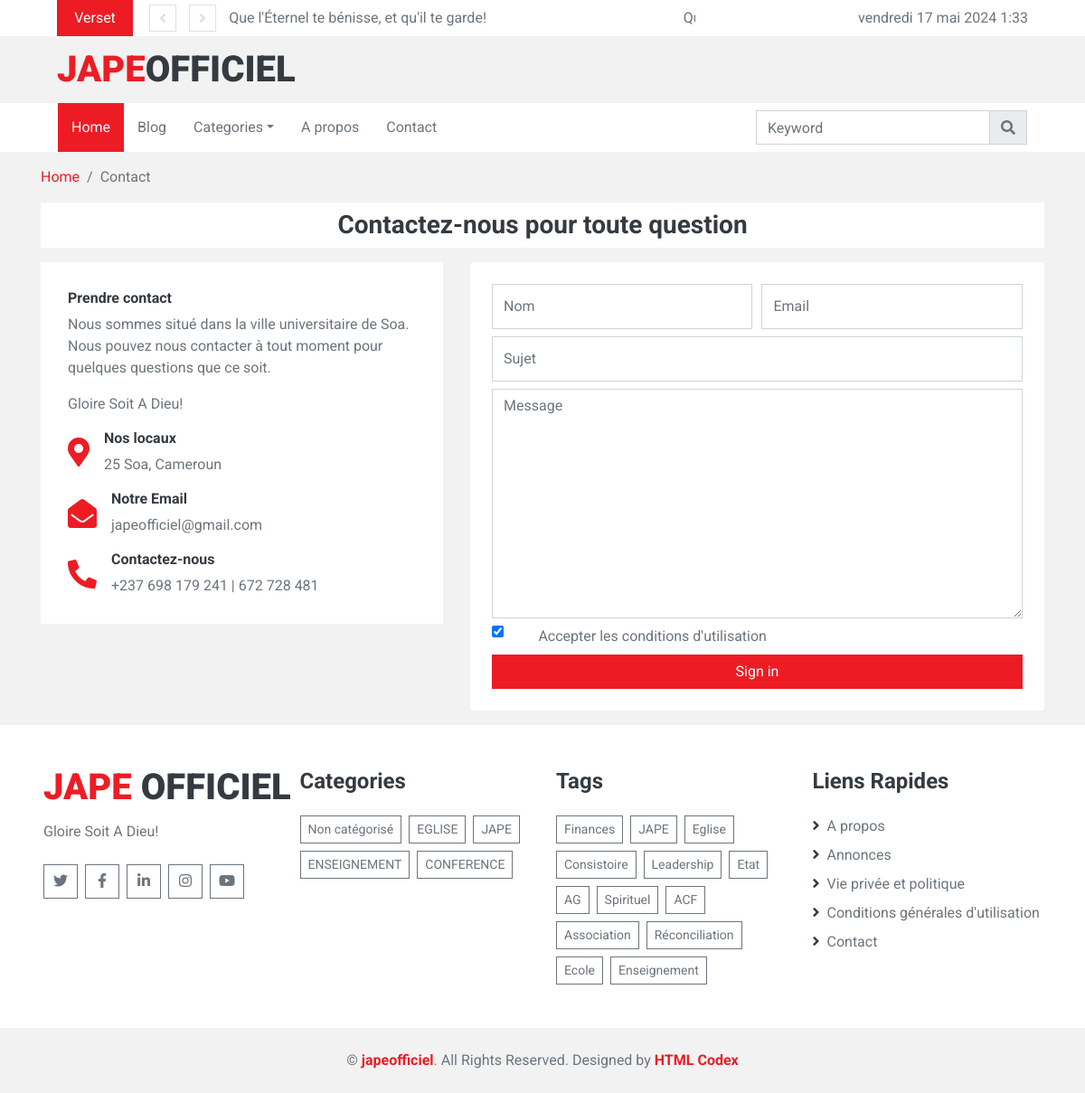
Page /contact/ on the committed database.
### blog/models.py (models this page shows, shortened)
class CategoryPost(models.Model):
    title = models.CharField(max_length=100, unique=True, verbose_name="Categorie")
    cat_slug = models.SlugField(max_length=100, blank=True, editable=True)
    color = ColorField(default='#0D6EFD', unique=True)
    class Meta:
        verbose_name = "Catégorie"

class TagPost(models.Model):
    title = models.CharField(max_length=100, unique=True, verbose_name="Tag")
    tag_slug = models.SlugField(max_length=100, blank=True, editable=True)
    class Meta:
        verbose_name = "Tag"

### blog/views.py (the view, shortened to what this page needs)
# urls.py: path('contact/', contact2_view, name="contact"),
def contact2_view(request):
    tags = TagPost.objects.all()
    categories = CategoryPost.objects.all()
    notification = ""
    site_date_time = datetime.now()
    context = {"tags": tags, "categories": categories, "notification": notification, "site_date_time": site_date_time}
    return render(request, "blog/contact.html", context)

### blog/templates/blog/contact.html (shortened to what this page needs)
{% extends 'base_site.html' %}
{% load static %}
{% block content %}
<div class="container-fluid">
    <div class="container">
        <nav class="breadcrumb bg-transparent m-0 p-0">
            <a class="breadcrumb-item" href="{% url 'index' %}">Home</a>
            <span class="breadcrumb-item active">Contact</span>
        </nav>
    </div>
</div>
<div class="container-fluid py-3">
    <div class="container">
        <div class="bg-light py-2 px-4 mb-3">
            <h3 class="m-0" style="text-align: center">Contactez-nous pour toute question</h3>
        </div>
        <div class="row">
            <div class="col-md-5">
                <div class="bg-light mb-3" style="padding: 30px;">
                    <h6 class="font-weight-bold">Prendre contact</h6>
                    <p>Nous sommes situé dans la ville universitaire de Soa. Nous pouvez nous contacter à tout moment
                        pour quelques questions que ce soit.</p>
                    <p>Gloire Soit A Dieu!</p>
                    <div class="d-flex align-items-center mb-3">
                        <i class="fa fa-2x fa-map-marker-alt text-primary mr-3"></i>
                        <div class="d-flex flex-column">
                            <h6 class="font-weight-bold">Nos locaux</h6>
                            <p class="m-0">25 Soa, Cameroun</p>
                        </div>
                    </div>
                    <div class="d-flex align-items-center mb-3">
                        <i class="fa fa-2x fa-envelope-open text-primary mr-3"></i>
                        <div class="d-flex flex-column">
                            <h6 class="font-weight-bold">Notre Email</h6>
                            <p class="m-0">japeofficiel@gmail.com</p>
                        </div>
                    </div>
                    <div class="d-flex align-items-center">
                        <i class="fas fa-2x fa-phone-alt text-primary mr-3"></i>
                        <div class="d-flex flex-column">
                            <h6 class="font-weight-bold">Contactez-nous</h6>
                            <p class="m-0">+237 698 179 241 | 672 728 481</p>
                        </div>
                    </div>
                </div>
            </div>
            <div class="col-md-7">
                <form method="POST" action="{% url 'contact' %}" class="bg-white rounded shadow-5-strong p-4">
                    <div class="form-row mb-2">
                        <div class="col-md-6 me-1">
                            <div class="control-group">
                                <input name="name" type="text" class="form-control py-4" placeholder="Nom"
                                       required="required">
                            </div>
                        </div>
                        <div class="col-md-6">
                            <div class="control-group">
                                <input name="email" type="email" id="email" class="form-control py-4"
                                       placeholder="Email"/>
                            </div>
                        </div>
                    </div>
                    <div class="control-group mb-2">
                        <input type="text" name="subject" id="subjec" placeholder="Sujet" required="required"
                               class="form-control py-4">
                    </div>
                    <div class="control-group mb-2">
                        <textarea name="message" class="form-control" rows="10" id="messag" placeholder="Message"
                                  required="required"></textarea>
                    </div>
                    <div class="control-group">
                        <div class="row">
                            <div class="col-1">
                                <input name="cgu_accept" class="" type="checkbox" value="" id="cgu_accept" checked/>
                            </div>
                            <div class="col-11">
                                <label class="" for="cgu_accept">Accepter les conditions d'utilisation</label>
                            </div>
                        </div>
                    </div>
                    <button type="submit" class="btn btn-primary btn-block" data-mdb-ripple-init>Sign in</button>
                </form>
            </div>
        </div>
    </div>
</div>
{% endblock %}

### templates/base_site.html (shortened to what this page needs)
{% load static %}
<!DOCTYPE html>
<html lang="en">
<head>
    <link href="https://cdnjs.cloudflare.com/ajax/libs/font-awesome/5.15.0/css/all.min.css" rel="stylesheet">
    <link href="{% static 'lib/owlcarousel/assets/owl.carousel.min.css' %}" rel="stylesheet">
    <link href="{% static 'css/style.css' %}" rel="stylesheet">
</head>
<body>
    <div class="container-fluid">
        <div class="row align-items-center bg-light px-lg-5">
            <div class="col-md-8 d-none d-md-block">
                <div class="d-flex justify-content-between">
                    <div class="bg-primary text-white text-center py-2" style="width: 100px;">Verset</div>
                    <div class="owl-carousel owl-carousel-1 tranding-carousel position-relative d-inline-flex align-items-center ml-3" style="width: calc(100% - 100px); padding-left: 90px;">
                        <div class="text-truncate"><a class="text-secondary" href=""> Que l'Éternel te bénisse, et qu'il te garde!</a></div>
                        <div class="text-truncate"><a class="text-secondary" href=""> Que tout ce que vous faites se fasse avec charité!</a></div>
                    </div>
                </div>
            </div>
            <div class="col-12 col-md-4 text-right">
                {{ site_date_time|date:"l j F Y f" }}
            </div>
        </div>
        <div class="row align-items-center py-2 px-lg-5">
            <div class="col-lg-4">
                <a href="" class="navbar-brand d-none d-lg-block">
                    <h1 class="m-0 display-5 text-uppercase"><span class="text-primary">JAPE</span>OFFICIEL</h1>
                </a>
            </div>
            <div class="col-lg-8 text-center text-lg-right">
            </div>
        </div>
    </div>
    <div class="container-fluid p-0 mb-3">
        <nav class="navbar navbar-expand-lg bg-light navbar-light py-2 py-lg-0 px-lg-5">
            <div class="collapse navbar-collapse justify-content-between px-0 px-lg-3" id="navbarCollapse">
                <div class="navbar-nav mr-auto py-0">
                    <a href="{% url 'index' %}" class="nav-item nav-link active">Home</a>
                    <a href="{% url 'blog' %}" class="nav-item nav-link">Blog</a>
                    <div class="nav-item dropdown">
                        <a href="#" class="nav-link dropdown-toggle" data-toggle="dropdown">Categories</a>
                    </div>
                    <a href="#" class="nav-item nav-link">A propos</a>
                    <a href="{% url 'contact' %}" class="nav-item nav-link">Contact</a>
                </div>
                <div class="input-group ml-auto" style="width: 100%; max-width: 300px;">
                    <input type="text" class="form-control" placeholder="Keyword">
                    <div class="input-group-append">
                        <button class="input-group-text text-secondary"><i
                                class="fa fa-search"></i></button>
                    </div>
                </div>
            </div>
        </nav>
    </div>
    {% block content %}
    {% endblock %}
    <div class="container-fluid bg-light pt-5 px-sm-3 px-md-5">
        <div class="row">
            <div class="col-lg-3 col-md-6 mb-5">
                <a href="{% url 'index' %}" class="navbar-brand">
                    <h1 class="mb-2 mt-n2 display-5 text-uppercase"><span class="text-primary">JAPE </span>Officiel</h1>
                </a>
                <p>Gloire Soit A Dieu!</p>
                <div class="d-flex justify-content-start mt-4">
                    <a class="btn btn-outline-secondary text-center mr-2 px-0" style="width: 38px; height: 38px;" href="#"><i class="fab fa-twitter"></i></a>
                    <a class="btn btn-outline-secondary text-center mr-2 px-0" style="width: 38px; height: 38px;" href="#"><i class="fab fa-facebook-f"></i></a>
                    <a class="btn btn-outline-secondary text-center mr-2 px-0" style="width: 38px; height: 38px;" href="#"><i class="fab fa-linkedin-in"></i></a>
                    <a class="btn btn-outline-secondary text-center mr-2 px-0" style="width: 38px; height: 38px;" href="#"><i class="fab fa-instagram"></i></a>
                    <a class="btn btn-outline-secondary text-center mr-2 px-0" style="width: 38px; height: 38px;" href="#"><i class="fab fa-youtube"></i></a>
                </div>
            </div>
            <div class="col-lg-3 col-md-6 mb-5">
                <h4 class="font-weight-bold mb-4">Categories</h4>
                <div class="d-flex flex-wrap m-n1">
                    {% for categorie in categories %}
                        <a href="{% url 'categorie' category=categorie.cat_slug %}" class="btn btn-sm btn-outline-secondary m-1">{{ categorie.title }}</a>
                    {% endfor %}
                </div>
            </div>
            <div class="col-lg-3 col-md-6 mb-5">
                <h4 class="font-weight-bold mb-4">Tags</h4>
                <div class="d-flex flex-wrap m-n1">
                    {% for tag in tags %}
                        <a href="{% url 'tag' tag=tag.tag_slug %}" class="btn btn-sm btn-outline-secondary m-1">{{ tag.title }}</a>
                    {% endfor %}
                </div>
            </div>
            <div class="col-lg-3 col-md-6 mb-5">
                <h4 class="font-weight-bold mb-4">Liens Rapides</h4>
                <div class="d-flex flex-column justify-content-start">
                    <a class="text-secondary mb-2" href="#"><i class="fa fa-angle-right text-dark mr-2"></i>A propos</a>
                    <a class="text-secondary mb-2" href="#"><i class="fa fa-angle-right text-dark mr-2"></i>Annonces</a>
                    <a class="text-secondary mb-2" href="#"><i class="fa fa-angle-right text-dark mr-2"></i>Vie privée et politique</a>
                    <a class="text-secondary mb-2" href="#"><i class="fa fa-angle-right text-dark mr-2"></i>Conditions générales d'utilisation</a>
                    <a class="text-secondary" href="{% url 'contact' %}"><i class="fa fa-angle-right text-dark mr-2"></i>Contact</a>
                </div>
            </div>
        </div>
    </div>
    <div class="container-fluid py-4 px-sm-3 px-md-5">
        <p class="m-0 text-center">
            &copy; <a class="font-weight-bold" href="#">japeofficiel</a>. All Rights Reserved.
			Designed by <a class="font-weight-bold" href="https://htmlcodex.com">HTML Codex</a>
        </p>
    </div>
</body>
</html>

### blog/templates/blog/contact.html (style rules this page uses)
input { display: block; }

### rows in the picture
CategoryPost: title "Non catégorisé"
CategoryPost: title "EGLISE"
CategoryPost: title "JAPE"
CategoryPost: title "ENSEIGNEMENT"
CategoryPost: title "CONFERENCE"
TagPost: title "Finances"
TagPost: title "JAPE"
TagPost: title "Eglise"
TagPost: title "Consistoire"
TagPost: title "Leadership"
TagPost: title "Etat"
TagPost: title "AG"
TagPost: title "Spirituel"
TagPost: title "ACF"
TagPost: title "Association"
TagPost: title "Réconciliation"
TagPost: title "Ecole"
TagPost: title "Enseignement"
